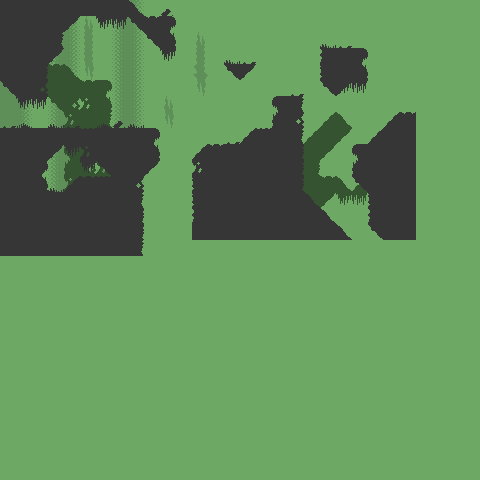

Below is a game level as drawn by its tile map, then a one-line description and the .tmx that defines it (tile-layer data replaced by summaries):
An orthogonal 30x30 tile map with 16x16 px tiles, 4 tile layers (background_1, background_2, ground, foreground_1) and 13 objects.

<map version="1.0" orientation="orthogonal" width="30" height="30" tilewidth="16" tileheight="16">
 <properties>
  <property name="sx" value="4" />
 </properties>
 <tileset firstgid="1" name="mininicular" tilewidth="16" tileheight="16">
  <image source="../../images/tilesets/mininicular.png" width="128" height="128" />
 </tileset>
 <layer name="background_1" width="30" height="30">
  <properties>
   <property name="z" value="0" />
  </properties>
  <data>[900 cells, 898 non-empty, 8 distinct tile ids]</data>
 </layer>
 <layer name="background_2" width="30" height="30">
  <properties>
   <property name="z" value="1" />
  </properties>
  <data>[900 cells, 44 non-empty, 16 distinct tile ids]</data>
 </layer>
 <layer name="ground" width="30" height="30">
  <properties>
   <property name="z" value="2" />
  </properties>
  <data>[900 cells, 203 non-empty, 19 distinct tile ids]</data>
 </layer>
 <layer name="foreground_1" width="30" height="30">
  <properties>
   <property name="z" value="3" />
  </properties>
  <data>[900 cells, 17 non-empty, 6 distinct tile ids]</data>
 </layer>
 <objectgroup name="Collision" width="30" height="30" visible="0">
  <object x="0" y="128" width="160" height="32" />
  <object x="0" y="160" width="144" height="32" />
  <object x="144" y="176">
   <polygon points="0,0 16,-16 0,-16" />
  </object>
  <object x="48" y="64">
   <polygon points="0,0 16,-16 16,-32 32,-48 32,-64 0,-64" />
  </object>
  <object x="0" y="0" width="48" height="96" />
  <object x="80" y="0" width="48" height="16" />
  <object x="128" y="16">
   <polygon points="0,0 32,32 48,32 48,0 16,0 0,-16" />
  </object>
  <object x="240" y="144">
   <polygon points="0,0 16,-16 16,48 -48,48 -48,16 -32,0" />
  </object>
  <object x="256" y="128" width="16" height="64" />
  <object x="272" y="96" width="16" height="96" />
  <object x="320" y="48" width="48" height="32" />
  <object x="320" y="80">
   <polygon points="0,0 16,16 32,0" />
  </object>
  <object x="224" y="64">
   <polygon points="0,0 16,16 32,0" />
  </object>
 </objectgroup>
</map>
